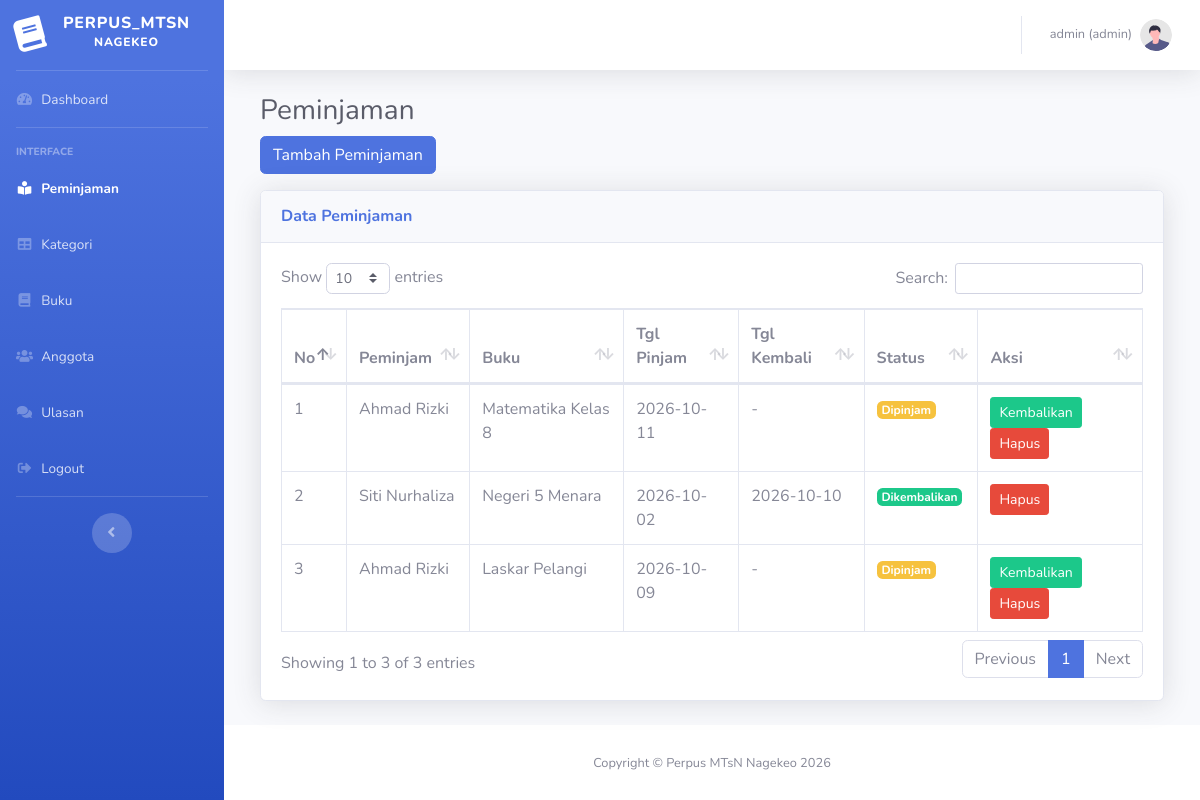
Screenshot of /index.php?page=peminjaman (signed in) with the database file from the repository.
### tables this page shows
CREATE TABLE peminjaman (
  id_peminjaman INT AUTO_INCREMENT PRIMARY KEY,
  id_user INT NOT NULL,
  id_buku INT NOT NULL,
  tanggal_peminjaman DATE NOT NULL,
  tanggal_pengembalian DATE DEFAULT NULL,
  status ENUM('dipinjam','dikembalikan') NOT NULL DEFAULT 'dipinjam',
  FOREIGN KEY (id_user) REFERENCES user(id_user) ON DELETE CASCADE ON UPDATE CASCADE,
  FOREIGN KEY (id_buku) REFERENCES buku(id_buku) ON DELETE CASCADE ON UPDATE CASCADE
);

CREATE TABLE user (
  id_user INT AUTO_INCREMENT PRIMARY KEY,
  username VARCHAR(50) NOT NULL UNIQUE,
  password VARCHAR(255) NOT NULL,
  nama VARCHAR(100) NOT NULL,
  email VARCHAR(100) DEFAULT NULL,
  alamat TEXT DEFAULT NULL,
  level ENUM('admin','petugas','peminjam') NOT NULL DEFAULT 'peminjam',
  created_at TIMESTAMP DEFAULT CURRENT_TIMESTAMP
);

CREATE TABLE buku (
  id_buku INT AUTO_INCREMENT PRIMARY KEY,
  id_kategori INT NOT NULL,
  judul VARCHAR(200) NOT NULL,
  penulis VARCHAR(100) NOT NULL,
  penerbit VARCHAR(100) DEFAULT NULL,
  tahun_terbit YEAR DEFAULT NULL,
  stok INT NOT NULL DEFAULT 0,
  deskripsi TEXT DEFAULT NULL,
  FOREIGN KEY (id_kategori) REFERENCES kategori(id_kategori) ON DELETE RESTRICT ON UPDATE CASCADE
);

### peminjaman.php (the view)
<h1 class="h3 mb-2 text-gray-800">Peminjaman</h1>
<div class="row mb-3">
    <div class="col-md-12">
        <a href="?page=peminjaman_tambah" class="btn btn-primary">Tambah Peminjaman</a>
    </div>
</div>
<div class="card shadow mb-4">
    <div class="card-header py-3">
        <h6 class="m-0 font-weight-bold text-primary">Data Peminjaman</h6>
    </div>
    <div class="card-body">
        <div class="table-responsive">
            <table class="table table-bordered" id="dataTable" width="100%" cellspacing="0">
                <thead>
                    <tr>
                        <th>No</th>
                        <th>Peminjam</th>
                        <th>Buku</th>
                        <th>Tgl Pinjam</th>
                        <th>Tgl Kembali</th>
                        <th>Status</th>
                        <th>Aksi</th>
                    </tr>
                </thead>
                <tbody>
                    <?php
                    $i = 1;
                    $level = $_SESSION['level'] ?? '';
                    $userId = (int) ($_SESSION['id_user'] ?? 0);
                    if ($level === 'peminjam') {
                        $stmt = $koneksi->prepare(
                            "SELECT p.*, u.nama, b.judul
                             FROM peminjaman p
                             JOIN user u ON u.id_user = p.id_user
                             JOIN buku b ON b.id_buku = p.id_buku
                             WHERE p.id_user = :id_user
                             ORDER BY p.id_peminjaman DESC"
                        );
                        $stmt->execute(['id_user' => $userId]);
                        $rows = $stmt->fetchAll(PDO::FETCH_ASSOC);
                    } else {
                        $rows = $koneksi->query(
                            "SELECT p.*, u.nama, b.judul
                             FROM peminjaman p
                             JOIN user u ON u.id_user = p.id_user
                             JOIN buku b ON b.id_buku = p.id_buku
                             ORDER BY p.id_peminjaman DESC"
                        )->fetchAll(PDO::FETCH_ASSOC);
                    }
                    foreach ($rows as $data) {
                    ?>
                    <tr>
                        <td><?= $i++; ?></td>
                        <td><?= htmlspecialchars($data['nama']); ?></td>
                        <td><?= htmlspecialchars($data['judul']); ?></td>
                        <td><?= htmlspecialchars($data['tanggal_peminjaman']); ?></td>
                        <td><?= htmlspecialchars($data['tanggal_pengembalian'] ?? '-'); ?></td>
                        <td>
                            <?php if ($data['status'] === 'dipinjam'): ?>
                                <span class="badge badge-warning">Dipinjam</span>
                            <?php else: ?>
                                <span class="badge badge-success">Dikembalikan</span>
                            <?php endif; ?>
                        </td>
                        <td>
                            <?php if ($data['status'] === 'dipinjam' && $level !== 'peminjam'): ?>
                                <a href="?page=peminjaman_kembali&id=<?= (int) $data['id_peminjaman']; ?>"
                                   class="btn btn-success btn-sm"
                                   onclick="return confirm('Konfirmasi pengembalian buku?')">Kembalikan</a>
                            <?php endif; ?>
                            <?php if ($level !== 'peminjam'): ?>
                                <a onclick="return confirm('Hapus data peminjaman ini?')"
                                   href="?page=peminjaman_hapus&id=<?= (int) $data['id_peminjaman']; ?>"
                                   class="btn btn-danger btn-sm">Hapus</a>
                            <?php endif; ?>
                        </td>
                    </tr>
                    <?php } ?>
                </tbody>
            </table>
        </div>
    </div>
</div>

### rows the page displays
peminjaman: id_user.nama "Ahmad Rizki", id_buku.judul "Matematika Kelas 8", tanggal_peminjaman "2026-10-11", tanggal_pengembalian "-", status "Dipinjam"
peminjaman: id_user.nama "Siti Nurhaliza", id_buku.judul "Negeri 5 Menara", tanggal_peminjaman "2026-10-02", tanggal_pengembalian "2026-10-10", status "Dikembalikan"
peminjaman: id_user.nama "Ahmad Rizki", id_buku.judul "Laskar Pelangi", tanggal_peminjaman "2026-10-09", tanggal_pengembalian "-", status "Dipinjam"

### other values shown
$_SESSION['username'] "admin"
$level "admin"
